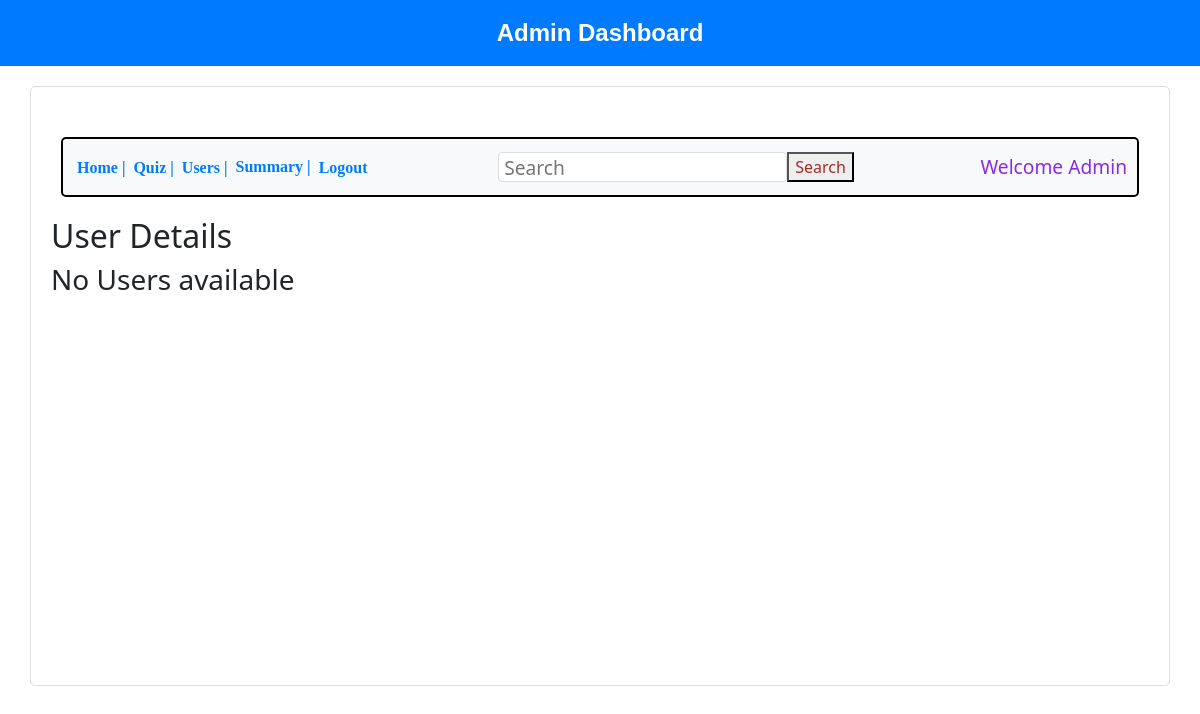
Page /show_user on the earlier database version.
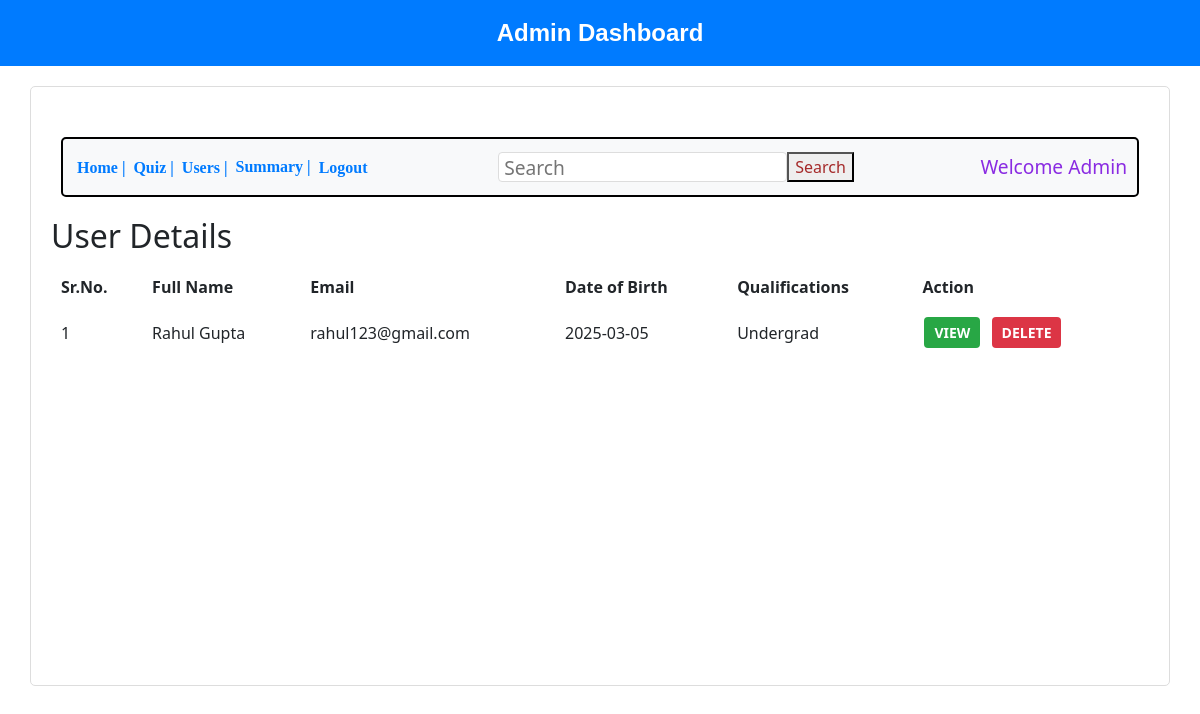
Same page on the later database version.
### backend/models.py (models this page shows)
class User(db.Model):
    __tablename__ = "user_info"
    id = db.Column(db.Integer, primary_key=True)
    email = db.Column(db.String, unique=True, nullable=False)
    pwd = db.Column(db.String, nullable=False)
    full_name = db.Column(db.String, nullable=True)
    qual = db.Column(db.String, nullable=True)
    dob = db.Column(db.String, nullable=True)
    role = db.Column(db.Integer, nullable=False, default=1)  # 0 for admin, 1 for regular user

### backend/controllers.py (the view)
@app.route("/show_user")
def show_user():
    users = User.query.filter_by(role=1).all()  # Filter for regular users (role=1)
    return render_template("show_user.html", users=users, name=request.args.get('email', 'Admin'))

### templates/show_user.html (shortened to what this page needs)
<!DOCTYPE html>
<html lang="en">
<head>
    <link rel="stylesheet" href="/static/style.css">
    <link rel="stylesheet" href="https://cdnjs.cloudflare.com/ajax/libs/bootstrap/5.3.2/css/bootstrap.min.css">
</head>
<body>
    <header class="header2">Admin Dashboard</header>
    <div class="bordertime">
        <div class="button-container">
            <a href="/admin_dash"><button class="nav-button">Home |</button></a>
            <a href="/quiz-mgmt"><button class="nav-button">Quiz |</button></a>
            <a href="/show_user"><button class="nav-button">Users |</button></a>
            <button class="nav-button">Summary |</button>
            <a href="/login"><button class="nav-button">Logout</button></a>
            <input class="search" type="search" placeholder="Search">
            <button class="searching">Search</button>
            <h4 class="text">Welcome {{ name }}</h4>
        </div>
        <h2>User Details</h2>
        {% if users %}
            <table class="subject-table">
                <thead>
                    <tr>
                        <th>Sr.No.</th>
                        <th>Full Name</th>
                        <th>Email</th>
                        <th>Date of Birth</th>
                        <th>Qualifications</th>
                        <th>Action</th>
                    </tr>
                </thead>
                <tbody>
                    {% for user in users %}
                        <tr>
                            <td>{{ loop.index }}</td>
                            <td>{{ user.full_name }}</td>
                            <td>{{ user.email }}</td>
                            <td>{{ user.dob }}</td>
                            <td>{{ user.qual }}</td>
                            <td>
                                <button class="action-btn show-btn" data-bs-toggle="modal"
                                        data-bs-target="#viewUserModal"
                                        data-user-id="{{ user.id }}"
                                        data-user-fullname="{{ user.full_name }}"
                                        data-user-email="{{ user.email }}"
                                        data-user-dob="{{ user.dob }}"
                                        data-user-qualifications="{{ user.qual }}">
                                    VIEW
                                </button>
                                <a href="{{ url_for('delete_user', user_id=user.id) }}"
                                   onclick="return confirm('Are you sure you want to delete this user?')">
                                    <button class="action-btn delete-btn">DELETE</button>
                                </a>
                            </td>
                        </tr>
                    {% endfor %}
                </tbody>
            </table>
        {% else %}
            <div class="no-subjects">
                <h3>No Users available</h3>
            </div>
        {% endif %}
    </div>
</body>
</html>

Differences in the rows shown:
now on this page (row edited): User: full_name "Rahul Gupta", email "rahul123@gmail.com", dob "2025-03-05", qual "Undergrad"
Other differences:
text no longer shown: "No Users available"
text now shown: "Sr.No. Full Name Email Date of Birth Qualifications Action"
